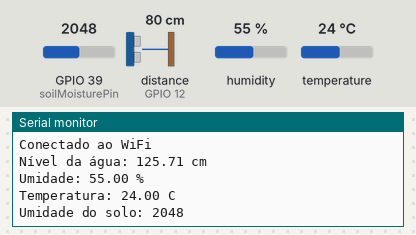
This sketch was run on a simulated ESP32. Shown: the last lines printed to the serial monitor. Wiring (inferred from the names in the program): ultrasonic range finder: trigger GPIO 14; echo GPIO 12. The test bench sets the inputs (shaded band); at power-on: distance to the obstacle (sensor on GPIO 12) 80 cm, humidity 55 %, GPIO 39 (soilMoisturePin) = 2048, temperature 24 °C. The echo pulse lasts 58.3 µs per cm; WiFi joins after 1.5 s; servers stay silent unless stated; uploads are accepted with an empty reply; web services answer with replies made up by the test bench.

Above: at 3.2 s.
3.3 s: distance to the obstacle (sensor on GPIO 12) set to 120 cm
10.7 s: humidity set to 22 %
At 12.4 s:
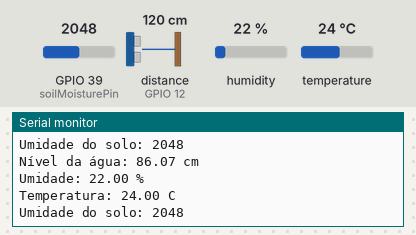
12.6 s: GPIO 39 (soilMoisturePin) set to 2866
At 14.2 s:
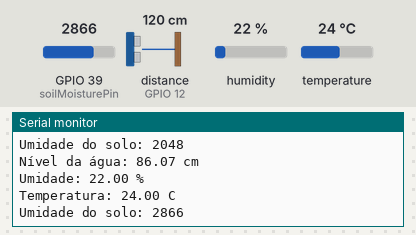
14.5 s: temperature set to 12 °C
16.4 s: distance to the obstacle (sensor on GPIO 12) set to 2 cm
At 18.0 s:
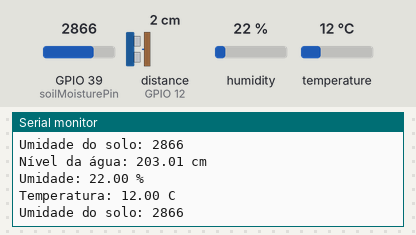
18.3 s: GPIO 39 (soilMoisturePin) set to 3972
At 20.4 s:
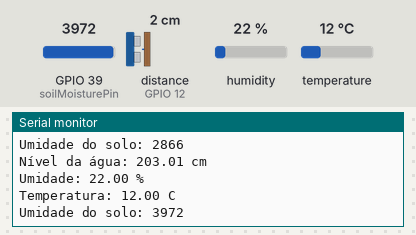
Timing chart, 0 to 21.2 s (numbered marks = the images above; inputs shaded):
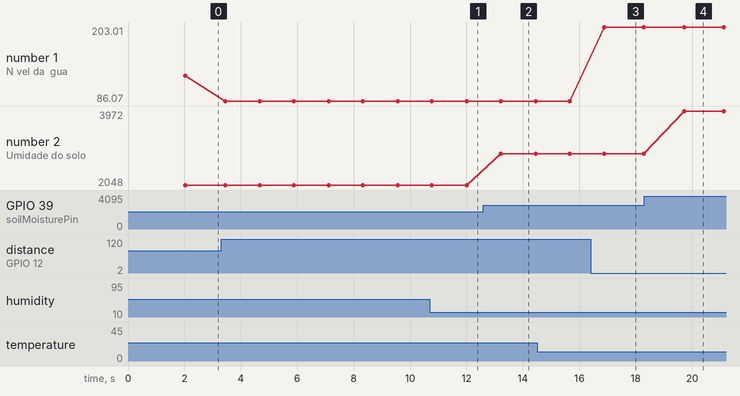

Measured:
- after the input at 10.7 s, the serial monitor: prints a new line after 1.3 s (image 1)
- after the input at 12.6 s, the serial monitor: prints a new line after 0.61 s (image 2)
- after the input at 16.4 s, the serial monitor: prints a new line after 0.48 s (image 3)
- after the input at 18.3 s, the serial monitor: prints a new line after 1.4 s (image 4)
- plotted number 1: 125.71 → 86.07 after the input at 3.3 s, 86.07 → 203.01 after the input at 16.4 s
- plotted number 2: 2048 → 2866 after the input at 12.6 s, 2866 → 3972 after the input at 18.3 s

The sketch:

envia.ino
```cpp
#include <Arduino.h>
#include <WiFi.h>
#include <HTTPClient.h>
#include <DHT.h>

char* ssid = "Test";
const char* password = "12345678";
const char* serverName = "[ip]";

const int trigPin = 14; // Pino de trigger do sensor
const int echoPin = 12; // Pino de eco do sensor
#define pinDHT 15 // Pino do sensor DHT
#define soilMoisturePin 39 // Pino do sensor de umidade do solo

DHT dht11(pinDHT, DHT11); // Inicializa o sensor DHT

const float riverHeight = 205.0; // Altura do rio em centímetros

void setup() {
    Serial.begin(115200);
    pinMode(trigPin, OUTPUT);
    pinMode(echoPin, INPUT);
    pinMode(soilMoisturePin, INPUT);

    // Inicializa o sensor DHT
    dht11.begin();

    // Conecta ao WiFi
    WiFi.begin(ssid, password);
    while (WiFi.status() != WL_CONNECTED) {
        delay(1000);
        Serial.println("Conectando ao WiFi...");
    }
    Serial.println("Conectado ao WiFi");
    analogRead(2);
}

void loop() {
    long duration;
    float distance, waterLevel;
    // Envia um pulso no pino de trigger
    digitalWrite(trigPin, LOW);
    delayMicroseconds(2);
    digitalWrite(trigPin, HIGH);
    delayMicroseconds(10);
    digitalWrite(trigPin, LOW);
    // Lê o tempo de eco do pino de echo
    duration = pulseIn(echoPin, HIGH);
    // Calcula a distância em centímetros
    distance = duration * 0.034 / 2;
    // Calcula o nível da água
    waterLevel = riverHeight - distance;

    // Lê os dados do sensor DHT
    float humidity = dht11.readHumidity();
    float temperature = dht11.readTemperature();

    // Lê os dados do sensor de umidade do solo
    int soilMoisture = analogRead(soilMoisturePin);

    // Mostra os dados dos sensores no Monitor Serial
    Serial.print("Nível da água: ");
    Serial.print(waterLevel);
    Serial.println(" cm");
    Serial.print("Umidade: ");
    Serial.print(humidity);
    Serial.println(" %");
    Serial.print("Temperatura: ");
    Serial.print(temperature);
    Serial.println(" C");
    Serial.print("Umidade do solo: ");
    Serial.println(soilMoisture);

    if ((WiFi.status() == WL_CONNECTED)) { //Verifica a conexão Wi-Fi
        HTTPClient http;

        // Inicia a conexão e envia o tipo de cabeçalho HTTP
        http.begin(serverName);

        // Adiciona os dados dos sensores ao corpo da solicitação
        String httpRequestData = "water_level_data=" + String(waterLevel) + "&humidity=" + String(humidity) + "&temperature=" + String(temperature) + "&soil_moisture=" + String(soilMoisture);
        http.addHeader("Content-Type", "application/x-www-form-urlencoded");
        int httpResponseCode = http.POST(httpRequestData);

        http.end();

        // Se o nível da água ultrapassar um certo valor, envia uma mensagem para o WhatsApp
        if (waterLevel > 100) {
            String callMeBotUrl = "https://api.callmebot.com/whatsapp.php?phone=55&text=ALERTA%20DE%20EMERGÊNCIA:%20O%20nível%20da%20água%20está%20muito%20alto.%20Evacue%20imediatamente!&apikey=123";
            http.begin(callMeBotUrl);
            httpResponseCode = http.GET();
            http.end();
        }
    }
    else {
        Serial.println("Erro na conexão WiFi");
    }

    delay(1000);
}
```
